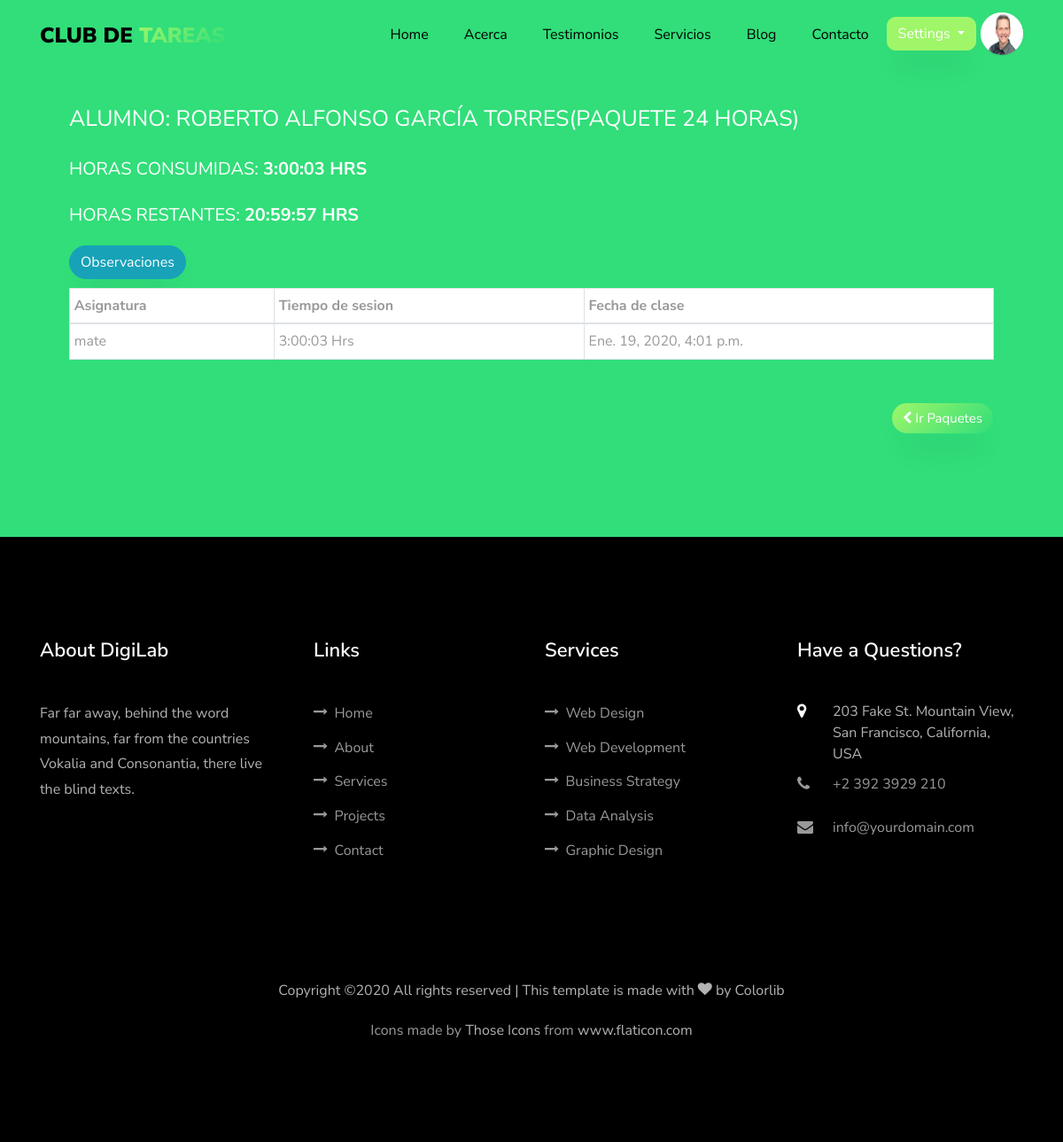
/paquetes/75d8615e-16a0-4720-bf4f-e5faf56d81e3/ (signed in), run on an earlier commit of the app's database.
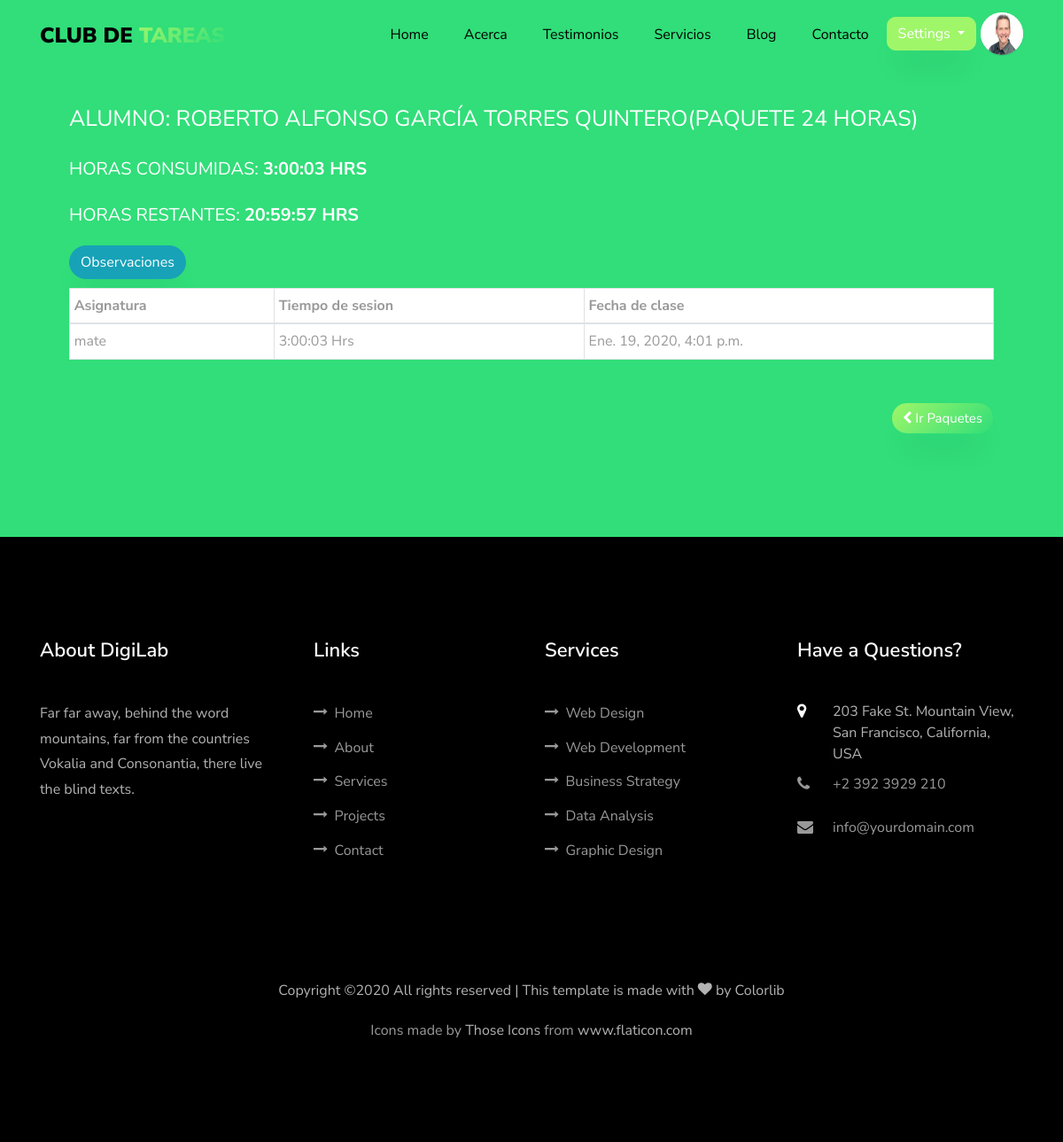
And on a later commit of the database.
### usuario/models.py (models this page shows, shortened)
class Usuario(AbstractBaseUser):
    imagen       =  models.ImageField(default='default.jpg',upload_to='profile_pics')
    email        =  models.EmailField(max_length=60,unique=True)
    username     =  models.CharField(max_length=30,unique=True)
    nombre       =  models.CharField(max_length=100)
    apellido     =  models.CharField(max_length=100)
    edad         =  models.IntegerField(blank=True, null=True)
    padecimientos = models.TextField(verbose_name="Alergias o padecimientos",blank=True,null=True)
    asistencia = models.CharField(verbose_name="Días de asistencia",max_length=100,blank=True,null=True)
    enfoque = models.CharField(verbose_name="Area en la que guste que se enfocará la atención",max_length=100,blank=True, null=True)
    nombre_de_la_madre =  models.CharField(verbose_name="Nombre de la Madre",max_length=100,blank=True, null=True)
    edad_de_la_madre =  models.IntegerField(verbose_name="Edad",blank=True, null=True)
    ocupacion_de_la_madre = models.CharField(verbose_name="Ocupación",max_length=100,blank=True,null=True)
    numero_de_la_madre   =  models.IntegerField(verbose_name="Número de contacto",blank=True,null=True)
    nombre_del_padre =  models.CharField(verbose_name="Nombre del Padre",max_length=100,blank=True, null=True)
    edad_del_padre =  models.IntegerField(verbose_name="Edad",blank=True, null=True)
    ocupacion_del_padre = models.CharField(verbose_name="Ocupación",max_length=100,blank=True, null=True)
    numero_del_padre    =  models.IntegerField(verbose_name="Número de contacto",blank=True,null=True)
    fecha_nacimiento = models.DateField(verbose_name="Fecha de nacimiento",blank=True, null=True)
    escuela      =  models.CharField(verbose_name="Nombre de la escuela",max_length=60,blank=True, null=True)
    domicilio    =  models.CharField(verbose_name="Domicilio",max_length=150,blank=True, null=True)
    NIVEL_STATUS = (
         ('k','Kinder'),
         ('p','Primaria'),
         ('s','Secundaria'),
         ('b','bachillerato'),
         ('u','universidad'))
    nivel_academico = models.CharField(max_length=1,choices=NIVEL_STATUS,blank=True,verbose_name='Nivel académico del alumno')
    date_joined  =  models.DateTimeField(verbose_name="Fecha de ingreso",auto_now_add=True)
    last_login   =  models.DateTimeField(verbose_name="Ultima fecha de Sesión",auto_now=True)
    is_admin     =  models.BooleanField(verbose_name="¿Es Administrador?",default=False)
    is_active    =  models.BooleanField(verbose_name="¿Esta Acivo?",default=True)
    is_staff     =  models.BooleanField(verbose_name="¿Es parte del Staff?",default=False)
    is_superuser =  models.BooleanField(verbose_name="¿Es Super Usuario?",default=False)
    USERNAME_FIELD  = "username"
    REQUIRED_FIELDS = ["nombre","apellido"]
    objects = MyUsuarioManager()

### app/views.py (the view)
# urls.py: path('paquetes/<uuid:paquete_id>/',views.clases,name='clases'),
@login_required
def clases(request,paquete_id):
    paquete = request.user.paquetes_inscritos.all().get(id=paquete_id)
    context = {
        'student':request.user,
        'clases': paquete.sesiones.all(),
        'paquete':paquete
         }
    return render(request,'app/clases.html',context)

### app/models.py (called while the page is built)
    def _get_tiempo_de_sesion(self):
        if self.tiempo_de_salida == None:
            return None
        return self.tiempo_de_salida - self.tiempo_de_inicio

    def __str__(self):
        return f'{self.horas} Horas'

### app/templates/app/clases.html (shortened to what this page needs)
{% extends 'app/base.html' %}
{% load static %}
{% block content %}
<section class="ftco-section ftco-project"  style="background:#31de79">
  <div class="container px-md-5">
   <p class="info-alumno ftco-animate" style="text-transform: uppercase; font-size:25px;">
     Alumno:  {{ student.nombre }} {{ student.apellido }}(Paquete {{ paquete.tipo_de_paquete }})
   </p>
   <p class="info-alumno ftco-animate"style="text-transform: uppercase; font-size:20px">Horas consumidas: <span style="font-weight: bold">{{ paquete.horas_consumidas}}</span></p>
   <p  class="info-alumno ftco-animate" style="text-transform: uppercase; font-size:20px">Horas restantes: <span style="font-weight: bold">{{ paquete.horas_restantes}}</span></p>
   <button type="button" style="margin-bottom: 10px;"class="btn btn-info" data-toggle="modal" data-target=".bd-example-modal-lg">Observaciones</button>
   <table class="table table-hover table-sm table-bordered ftco-animate" style="background: white">
   <thead>
     <tr>
       <th scope="col">Asignatura</th>
       <th scope="col">Tiempo de sesion</th>
       <th scope="col">Fecha de clase</th>
     </tr>
   </thead>
   <tbody>
     {% for clase in clases %}
      <tr>
        <td>{{ clase.asignatura }}</td>
        <td>{{ clase.tiempo_de_sesion }} Hrs</td>
        <td>{{ clase.tiempo_de_inicio}}</td>
      </tr>
     {% endfor %}
   </tbody>
   </table>
   <div style="height: 40px; width: 100%; position:relative"class="mt-5">
      <a href="{% url 'app:paquetes'%}" style="position: absolute; right:0">
      <button type="button" class="btn btn-primary" style="font-size:15px;">
            <i class="fa fa-chevron-left"></i> Ir Paquetes</button>
      </a>
    </div>
  </div>
</section>
{% endblock content  %}

### app/templates/app/base.html (shortened to what the changed rows need)
{% load static %}
<!DOCTYPE html>
<html lang="en">
  <head>
    <link rel="stylesheet" href="https://stackpath.bootstrapcdn.com/font-awesome/4.7.0/css/font-awesome.min.css">
    <link rel="stylesheet" href="{% static 'app/css/open-iconic-bootstrap.min.css'%}">
    <link rel="stylesheet" href="{% static 'app/css/animate.css'%}">
    <link rel="stylesheet" href="{% static 'app/css/search.css'%}">
    <link rel="stylesheet" href="{% static 'app/css/owl.carousel.min.css'%}">
    <link rel="stylesheet" href="{% static 'app/css/owl.theme.default.min.css'%}">
    <link rel="stylesheet" href="{% static 'app/css/magnific-popup.css'%}">
    <link rel="stylesheet" href="{% static 'app/css/aos.css'%}">
    <link rel="stylesheet" href="{% static 'app/css/ionicons.min.css'%}">
    <link rel="stylesheet" href="{% static 'app/css/flaticon.css' %}">
    <link rel="stylesheet" href="{% static 'app/css/icomoon.css' %}">
    <link rel="stylesheet" href="{% static 'app/css/style.css' %}">
    <link rel="stylesheet" href="{% static 'app/css/fix.css' %}">
  </head>
  <body  data-target=".site-navbar-target" data-offset="300">
  <nav class="navbar navbar-expand-lg navbar-dark ftco_navbar bg-dark ftco-navbar-light site-navbar-target" id="ftco-navbar">
	    <div class="container">
	      <div class="collapse navbar-collapse" id="ftco-nav">
          <ul class="nav navbar-nav navbar-right">
            {% if request.user.is_authenticated %}
            <div class="dropdown" style="padding-top:5px;padding-right:5px">
                    <a style="border-radius: 10px 10px 10px 10px !important;
                             -moz-border-radius: 10px 10px 10px 10px;
                             -webkit-border-radius: 10px 10px 10px 10px;"
                      class="btn btn-secondary dropdown-toggle" href="#" role="button" id="dropdownMenuLink" data-toggle="dropdown" aria-haspopup="true" aria-expanded="false">
                      Settings
                    </a>
              </div>
              <li>
                <div class="inset">
                  <img src="{{ request.user.imagen.url }}">
                </div>
              </li>
            {% else %}
              <li class="nav-item"><a href="{% url 'app:login' %}"  class="nav-link"><span>Login</span></a></li>
            </ul>
          {% endif %}
	      </div>
	    </div>
	  </nav>
    {% block content %}{% endblock %}
    <footer class="ftco-footer ftco-section">
      <div class="container">
        <div class="row mb-5">
          <div class="col-md">
            <div class="ftco-footer-widget mb-4">
              <h2 class="ftco-heading-2">About DigiLab</h2>
            </div>
          </div>
          <div class="col-md">
            <div class="ftco-footer-widget mb-4 ml-md-4">
              <h2 class="ftco-heading-2">Links</h2>
            </div>
          </div>
          <div class="col-md">
             <div class="ftco-footer-widget mb-4">
              <h2 class="ftco-heading-2">Services</h2>
            </div>
          </div>
          <div class="col-md">
            <div class="ftco-footer-widget mb-4">
            	<h2 class="ftco-heading-2">Have a Questions?</h2>
            </div>
          </div>
        </div>
      </div>
    </footer>
  </body>
</html>

What changed in the data, as far as the page shows it:
changed Usuario "ROBERTO ALFONSO": apellido "GARCÍA TORRES" → "GARCÍA TORRES QUINTERO"
